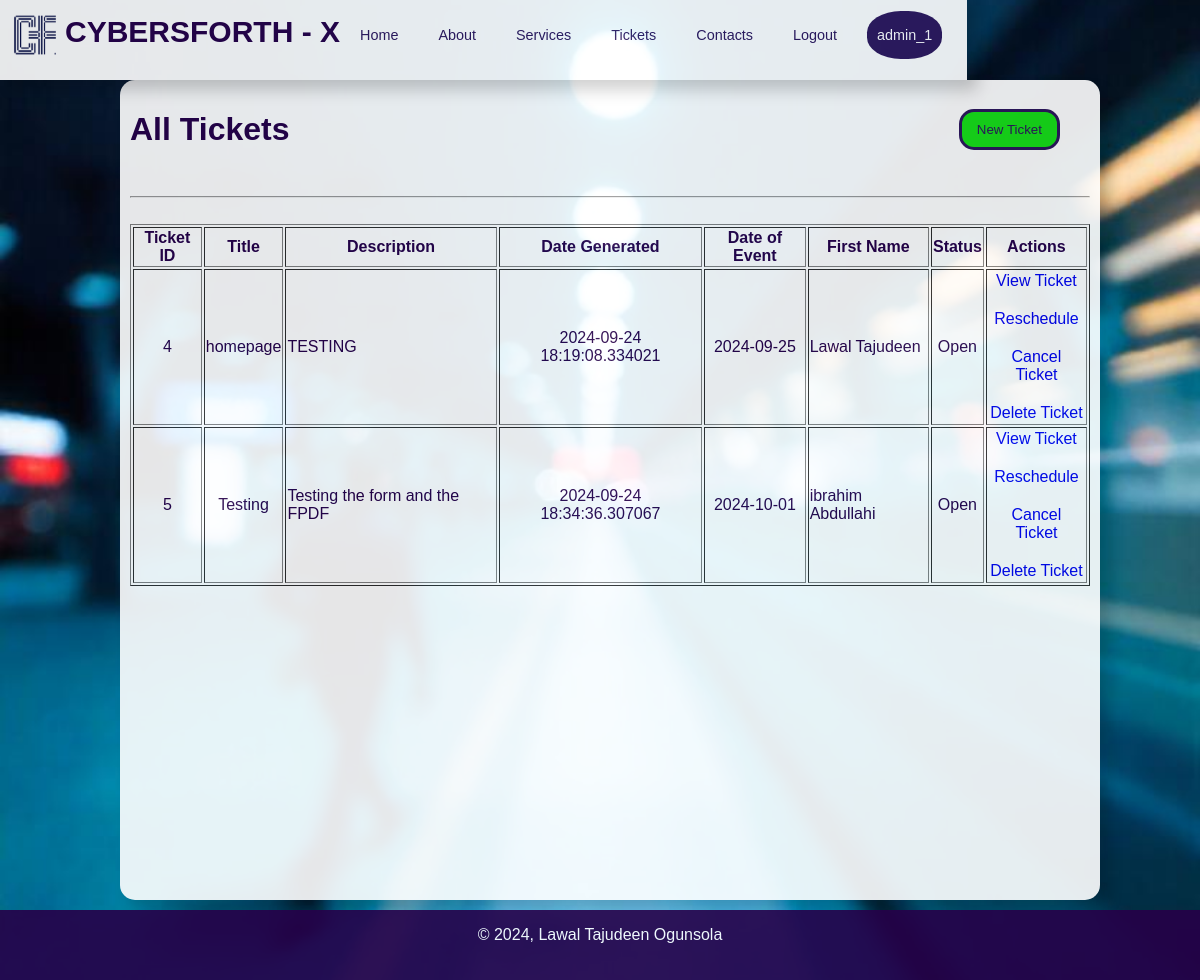
Screenshot of /tickets (signed in) with the database file from the repository.
### app/base_model.py (models this page shows, shortened)
class User(db.Model, UserMixin):
    __tablename__ = 'users'
    ''' User id - this is a unique primary key, autoincrement.'''
    id = db.Column(db.Integer,
                   primary_key=True)
    '''username - unique and not null'''
    username = db.Column(db.String(80),
                         unique=True,
                         nullable=False)
    '''Admin or not'''
    is_admin = db.Column(db.Boolean, default=False)
    '''name of business or organisation'''
    business_name = db.Column(db.String(200),
                              default='CYBERSFORTH X SERVICES')
    '''business logo'''
    profile_picture = db.Column(db.String(120),
                                nullable=True)
    '''user email - unique, not null'''
    email = db.Column(db.String(120),
                      unique=True,
                      nullable=False)
    '''user password - not unique and not null'''
    password_hash = db.Column(db.String(255),
                         nullable=False)
    '''user's first & last names - not null'''
    first_name = db.Column(db.String(50),
                           nullable=False)
    last_name = db.Column(db.String(50),
                          nullable=False)
    '''user's phone number - unique, not null'''
    phone_number = db.Column(db.String(15),
                             nullable=True)
    ''' tickets & appointment relationship'''
    tickets = db.relationship('Ticket',
                              backref='creator',
                              lazy=True)
    appointments = db.relationship('Appointment',
                                   backref='creator',
                                   lazy=True)
    created_at = db.Column(db.DateTime,
                           nullable=False,
                           default=datetime.now(timezone.utc))

class Ticket(db.Model, UserMixin):
    __tablename__ = 'tickets'
    '''details of ticket'''
    id = db.Column(db.Integer, primary_key=True)
    title = db.Column(db.String(100), nullable=False)
    description = db.Column(db.Text, nullable=False)
    '''details of client / customer'''
    client_first_name = db.Column(db.String(80),
                                  nullable=True)
    client_last_name = db.Column(db.String(80),
                                 nullable=True)
    client_middle_name = db.Column(db.String(80),
                                   nullable=True)
    client_email = db.Column(db.String(80),
                             unique=False,
                             nullable=True)
    client_phone_number = db.Column(db.String(20),
                                    unique=False,
                                    nullable=False,
                                    default='')
    '''Ticket details '''
    date = db.Column(db.DateTime,
                           nullable=False,
                           default=datetime.now(timezone.utc))
    event_date = db.Column(db.Date, nullable=False,
                           default=datetime.now(timezone.utc))
    status = db.Column(db.String(10), nullable=False, default='Open')
    user_id = db.Column(db.Integer, db.ForeignKey('users.id'))
    def update_status(self):
        current_time = datetime.now(timezone.utc)
        '''Ensuring that both dates are compared as datetime objects'''
        if self.status != 'canceled' and self.event_date:
            if isinstance(self.event_date, datetime):
                '''
                    If event_date includes time,
                    compare it directly with the current_time
                '''
                if self.event_date < current_time and self.status == 'open':
                    self.status = 'closed'
                    db.session.commit()
            else:
                if self.event_date < current_time.date() and self.status == 'open':
                    self.status = 'closed'
                    db.session.commit()

### app/routes.py (the view)
@routes.route('/tickets')
@login_required
def View_tickets():
    tickets = Ticket.query.filter_by(user_id=current_user.id).all()
    for ticket in tickets:
        ticket.update_status()
    db.session.commit()
    return render_template('view_tickets.html', tickets=tickets)

### templates/view_tickets.html
{% extends 'layout.html' %}
{% block header %}
<link rel='stylesheet' href="{{ url_for('static', filename='./css/view_tickets.css') }}" />
{% endblock header %}
{% block contents %}
<div class='sec-1'>
    <h1>All Tickets</h1>
    <a class='new_ticket' href="{{ url_for('routes.Create_ticket') }}"><button>New Ticket</button></a>
</div><br />
<hr /><br />
<table border="1">
    <thead>
        <tr>
            <th>Ticket ID</th>
            <th>Title</th>
            <th>Description</th>
            <th>Date Generated</th>
            <th>Date of Event</th>
            <th>First Name</th>
            <th>Status</th>
            <th>Actions</th>
        </tr>
    </thead>
    <tbody>
        {% for ticket in tickets %}
        <tr>
            <td class='ticket_align'>{{ ticket.id }}</td>
            <td class='ticket_align'>{{ ticket.title }}</td>
            <td>{{ ticket.description }}</td>
            <td class='ticket_align' >{{ ticket.date }}</td>
            <td class='ticket_align' >{{ ticket.event_date }}</td>
            <td>{{ ticket.client_first_name }} {{ ticket.client_last_name }}</td>
            <td class='ticket_align' >{{ ticket.status }}</td>
            <td>
                <a class='ticket_action' href="{{ url_for('routes.View_ticket', ticket_id=ticket.id) }}">View Ticket</a><br />
                <a class='ticket_action' href="{{ url_for('routes.Reschedule_ticket', ticket_id=ticket.id) }}" class="btn btn-warning">Reschedule</a>
                <br />
                <a class='ticket_action' href="{{ url_for('routes.Cancel_ticket', ticket_id=ticket.id) }}" class="btn btn-danger" onclick="return confirm('Are you sure you want to cancel this ticket?')">Cancel Ticket</a>
                <br />
                <a class='ticket_action ticket_delete_action' href="{{ url_for('routes.Delete_ticket', ticket_id=ticket.id) }}" class="btn btn-danger" onclick="return confirm('Are you sure you want to cancel this ticket?')">Delete Ticket</a>
            </td>
        </tr>
        {% endfor %}
    </tbody>
</table>
{% endblock contents %}

### templates/header.html (shortened to what this page needs)
{% block header %}
<link rel='stylesheet' href="{{ url_for('static', filename='header.css') }}" />
{% endblock %}
{% block contents %}
<nav>
    <div class='divHead'>
        <img src="{{ url_for('static', filename='./images/logo.png') }}" alt="brand logo">
        <h1>CYBERSFORTH - X</h1>
    </div>
    <div>
        <ul class='nav-links'>
            <li>
                <a href="{{ url_for('routes.Home') }}">Home</a>
            </li>
            <li>
                <a href="{{ url_for('routes.About') }}">About</a>
            </li>
            <li>
                <a href="{{ url_for('routes.Ticket_page') }}">Services</a>
            </li>
            <li>
                <a href="{{ url_for('routes.View_tickets') }}">Tickets</a>
            </li>
            <li>
                <a href='#'>Contacts</a>
            </li>
            {% if current_user.is_authenticated %}
                <li>
                    <a href="{{ url_for('routes.Logout') }}" >Logout</a>
                </li>
                <li class='user_profile'>
                    <a href="{{ url_for('routes.Dashboard') }}" >{{ current_user.username }}</a>
                </li>
            {% endif %}
        </ul>
    </div>
</nav>
{% endblock contents %}

### static/css/layout.css (style rules this page uses)
body { background-color: #c0c0c0; padding: 0; margin: 0; opacity: 0.9; }
body { margin: 0; font-family: Arial, sans-serif; background-image: url('../images/bg-2.jpeg'); background-size: cover; background-attachment: fixed; background-position: center; background-repeat: no-repeat; color: #333; }
nav { display: flex; height: 70px; padding: 10px; justify-content: space-between; align-content: center; align-items: center; box-shadow: 10px 10px 15px rgba(0, 0, 0, 0.2); }
nav img { height: 50px; width: 50px; }
.divHead { display: flex; flex-wrap: wrap; justify-content: center; align-content: center; text-align: center; }
.divHead h1 { color: #260049; font-size: 30px; margin: 5px; }
nav { background-color: #fff; }
nav ul { list-style-type: none; padding: 0; margin: 0; display: flex; align-items: center; }
nav ul li { margin-right: 15px; font-size: 90%; }
nav ul li a, .edit_profile { color: #2E175D; text-decoration: none; }
nav ul li, .edit_profile { margin: 8px, 0; text-align: center; width: 80%; padding: 6px 10px; transition: #2E175D 0.5s ease, #fff 0.3s ease; position: relative; margin: 5px; border-radius: 15px; }
nav ul li a { color: #2E175D; text-decoration: none; width: 100%; height: 100%; display: block; padding: 10px 0; box-sizing: border-box; }
.user_profile, .user_profile a { background-color: #2E175D; color: #fff; border-radius: 45%; }

### static/css/view_tickets.css (style rules this page uses)
.sec-1 { display: flex; justify-content: space-between; align-content: center; align-items: center; text-align: center; }
.new_ticket { margin-right: 30px; }
.new_ticket button { padding: 10px 15px; border-radius: 15px; border: 3px solid #2E175D; background-color: transparent; color: #2E175D; cursor: pointer; }
.new_ticket button { background-color: rgb(24, 223, 24); color: #2E175D; }
.ticket_align { text-align: center; justify-content: center; align-content: center; }
.ticket_action { display: flex; flex-direction: column; padding: 1px; text-decoration: none; text-align: center; justify-content: center; align-content: center; border-radius: 15px; transition: all 0.3s ease; }

### static/css/header.css (style rules this page uses)
nav ul { list-style-type: none; padding: 0; margin: 0; display: flex; align-items: center; }
nav ul li { margin-right: 15px; font-size: 90%; }
nav ul li a { color: #2E175D; text-decoration: none; }

### rows the page displays
User: username "admin_1"
Ticket: id "4", title "homepage", description "TESTING", date "2024-09-24 18:19:08.334021", event_date "2024-09-25", client_first_name "Lawal", client_last_name "Tajudeen", status "Open"
Ticket: id "5", title "Testing", description "Testing the form and the FPDF", date "2024-09-24 18:34:36.307067", event_date "2024-10-01", client_first_name "ibrahim", client_last_name "Abdullahi", status "Open"
